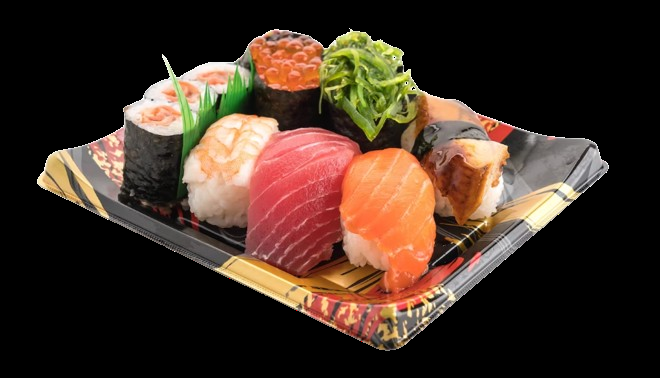
#> input picture data/food.png, 660 x 378 px
$ python 1_read_write_display_pillow.py
#> lines starting #> are read from the running program, lines starting #| are printed output that depends on the picture
from PIL import Image
import cv2
# image = Image.open("./data/food.png")
# image.show()

image = cv2.imread("./data/food.png",cv2.IMREAD_UNCHANGED)
#> image is the input picture: shape (378, 660, 4); mean B, G, R, A 37.1, 48.8, 67.1, 102.4
image_rgba = Image.fromarray(cv2.cvtColor(image,code=cv2.COLOR_BGRA2RGBA))
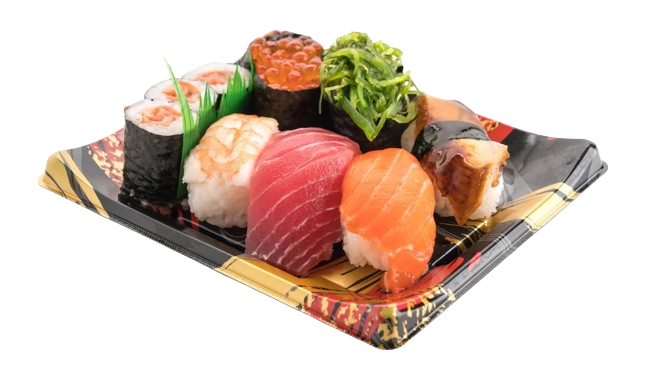
#> image_rgba: PIL image 660x378 RGBA; mean R, G, B, A 67.1, 48.8, 37.1, 102.4; transparent parts drawn white
image_rgba.show()
